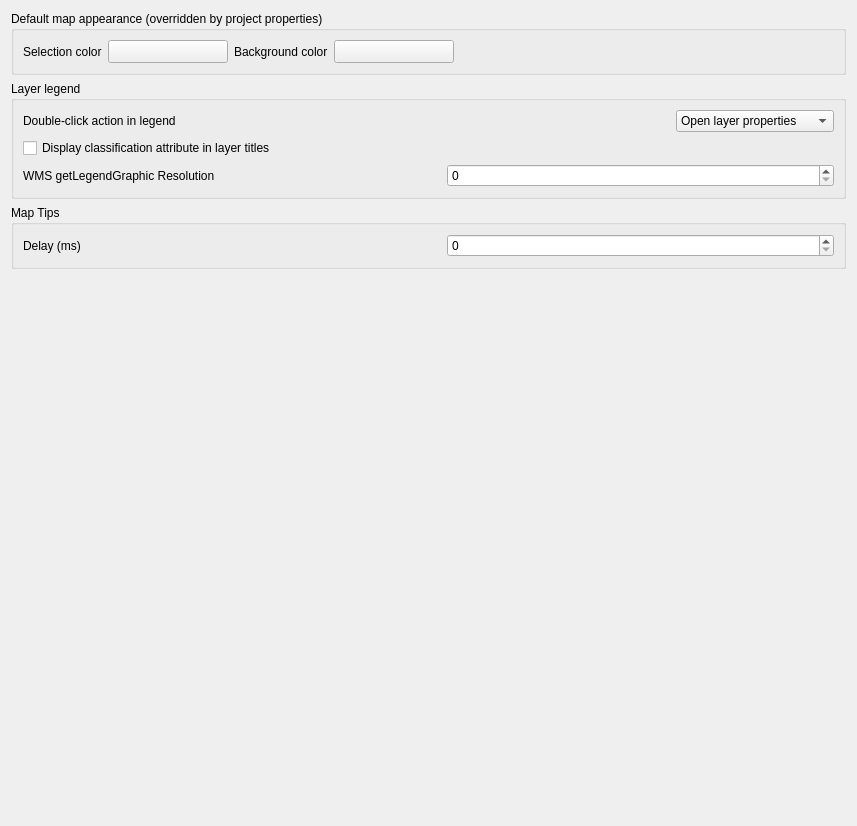
             <widget class="QWidget" name="mOptionsScrollAreaContents_06">
              <property name="geometry">
               <rect>
                <x>0</x>
                <y>0</y>
                <width>857</width>
                <height>826</height>
               </rect>
              </property>
              <layout class="QVBoxLayout" name="verticalLayout_25">
               <item>
                <widget class="QgsCollapsibleGroupBox" name="groupBox_9">
                 <property name="title">
                  <string>Default map appearance (overridden by project properties)</string>
                 </property>
                 <layout class="QGridLayout" name="gridLayout_7">
                  <item row="0" column="4">
                   <widget class="QgsColorButton" name="pbnCanvasColor">
                    <property name="sizePolicy">
                     <sizepolicy hsizetype="Fixed" vsizetype="Fixed">
                      <horstretch>0</horstretch>
                      <verstretch>0</verstretch>
                     </sizepolicy>
                    </property>
                    <property name="minimumSize">
                     <size>
                      <width>120</width>
                      <height>0</height>
                     </size>
                    </property>
                    <property name="maximumSize">
                     <size>
                      <width>120</width>
                      <height>16777215</height>
                     </size>
                    </property>
                    <property name="text">
                     <string/>
                    </property>
                   </widget>
                  </item>
                  <item row="0" column="6">
                   <spacer name="horizontalSpacer_28">
                    <property name="orientation">
                     <enum>Qt::Horizontal</enum>
                    </property>
                    <property name="sizeHint" stdset="0">
                     <size>
                      <width>40</width>
                      <height>20</height>
                     </size>
                    </property>
                   </spacer>
                  </item>
                  <item row="0" column="3">
                   <widget class="QLabel" name="label">
                    <property name="sizePolicy">
                     <sizepolicy hsizetype="Maximum" vsizetype="Preferred">
                      <horstretch>0</horstretch>
                      <verstretch>0</verstretch>
                     </sizepolicy>
                    </property>
                    <property name="text">
                     <string>Background color</string>
                    </property>
                   </widget>
                  </item>
                  <item row="0" column="0">
                   <widget class="QLabel" name="textLabel1_9">
                    <property name="sizePolicy">
                     <sizepolicy hsizetype="Maximum" vsizetype="Preferred">
                      <horstretch>0</horstretch>
                      <verstretch>0</verstretch>
                     </sizepolicy>
                    </property>
                    <property name="text">
                     <string>Selection color</string>
                    </property>
                   </widget>
                  </item>
                  <item row="0" column="1">
                   <widget class="QgsColorButton" name="pbnSelectionColor">
                    <property name="sizePolicy">
                     <sizepolicy hsizetype="Fixed" vsizetype="Fixed">
                      <horstretch>0</horstretch>
                      <verstretch>0</verstretch>
                     </sizepolicy>
                    </property>
                    <property name="minimumSize">
                     <size>
                      <width>120</width>
                      <height>0</height>
                     </size>
                    </property>
                    <property name="maximumSize">
                     <size>
                      <width>120</width>
                      <height>16777215</height>
                     </size>
                    </property>
                    <property name="text">
                     <string/>
                    </property>
                   </widget>
                  </item>
                 </layout>
                </widget>
               </item>
               <item>
                <widget class="QgsCollapsibleGroupBox" name="mLegendGrpBx">
                 <property name="minimumSize">
                  <size>
                   <width>0</width>
                   <height>0</height>
                  </size>
                 </property>
                 <property name="title">
                  <string>Layer legend</string>
                 </property>
                 <layout class="QVBoxLayout" name="verticalLayout_21">
                  <item>
                   <layout class="QHBoxLayout" name="horizontalLayout_8">
                    <item>
                     <widget class="QLabel" name="label_15">
                      <property name="text">
                       <string>Double-click action in legend</string>
                      </property>
                     </widget>
                    </item>
                    <item>
                     <spacer name="horizontalSpacer_6">
                      <property name="orientation">
                       <enum>Qt::Horizontal</enum>
                      </property>
                      <property name="sizeHint" stdset="0">
                       <size>
                        <width>40</width>
                        <height>20</height>
                       </size>
                      </property>
                     </spacer>
                    </item>
                    <item>
                     <widget class="QComboBox" name="cmbLegendDoubleClickAction">
                      <item>
                       <property name="text">
                        <string>Open layer properties</string>
                       </property>
                      </item>
                      <item>
                       <property name="text">
                        <string>Open attribute table</string>
                       </property>
                      </item>
                      <item>
                       <property name="text">
                        <string>Open layer styling dock</string>
                       </property>
                      </item>
                     </widget>
                    </item>
                   </layout>
                  </item>
                  <item>
                   <widget class="QCheckBox" name="cbxLegendClassifiers">
                    <property name="text">
                     <string>Display classification attribute in layer titles</string>
                    </property>
                   </widget>
                  </item>
                  <item>
                   <layout class="QHBoxLayout" name="horizontalLayout_34">
                    <item>
                     <widget class="QLabel" name="label_58">
                      <property name="text">
                       <string>WMS getLegendGraphic Resolution</string>
                      </property>
                     </widget>
                    </item>
                    <item>
                     <spacer name="horizontalSpacer_391">
                      <property name="orientation">
                       <enum>Qt::Horizontal</enum>
                      </property>
                      <property name="sizeType">
                       <enum>QSizePolicy::Preferred</enum>
                      </property>
                      <property name="sizeHint" stdset="0">
                       <size>
                        <width>30</width>
                        <height>20</height>
                       </size>
                      </property>
                     </spacer>
                    </item>
                    <item>
                     <widget class="QSpinBox" name="mLegendGraphicResolutionSpinBox">
                      <property name="toolTip">
                       <string extracomment="MAP_RESOLUTION or DPI value overloading getMap default value (set 0 to use default)"/>
                      </property>
                      <property name="whatsThis">
                       <string extracomment="MAP_RESOLUTION or DPI value overloading getMap default value (set 0 to use default)"/>
                      </property>
                      <property name="minimum">
                       <number>0</number>
                      </property>
                      <property name="maximum">
                       <number>1000000</number>
                      </property>
                     </widget>
                    </item>
                   </layout>
                  </item>
                 </layout>
                </widget>
               </item>
               <item>
                <widget class="QgsCollapsibleGroupBox" name="groupBox_12">
                 <property name="title">
                  <string>Map Tips</string>
                 </property>
                 <layout class="QHBoxLayout" name="horizontalLayout_221">
                  <item>
                   <widget class="QLabel" name="textLabel1_16">
                    <property name="sizePolicy">
                     <sizepolicy hsizetype="Preferred" vsizetype="Preferred">
                      <horstretch>0</horstretch>
                      <verstretch>0</verstretch>
                     </sizepolicy>
                    </property>
                    <property name="text">
                     <string>Delay (ms)</string>
                    </property>
                   </widget>
                  </item>
                  <item>
                   <spacer name="horizontalSpacer_39">
                    <property name="orientation">
                     <enum>Qt::Horizontal</enum>
                    </property>
                    <property name="sizeType">
                     <enum>QSizePolicy::Preferred</enum>
                    </property>
                    <property name="sizeHint" stdset="0">
                     <size>
                      <width>30</width>
                      <height>20</height>
                     </size>
                    </property>
                   </spacer>
                  </item>
                  <item>
                   <widget class="QSpinBox" name="mMapTipsDelaySpinBox">
                    <property name="toolTip">
                     <string extracomment="MAP_RESOLUTION or DPI value overloading getMap default value (set 0 to use default)"/>
                    </property>
                    <property name="whatsThis">
                     <string extracomment="MAP_RESOLUTION or DPI value overloading getMap default value (set 0 to use default)"/>
                    </property>
                    <property name="minimum">
                     <number>0</number>
                    </property>
                    <property name="maximum">
                     <number>1000000</number>
                    </property>
                   </widget>
                  </item>
                 </layout>
                </widget>
               </item>
               <item>
                <spacer>
                 <property name="orientation">
                  <enum>Qt::Vertical</enum>
                 </property>
                 <property name="sizeHint" stdset="0">
                  <size>
                   <width>20</width>
                   <height>40</height>
                  </size>
                 </property>
                </spacer>
               </item>
              </layout>
             </widget>
